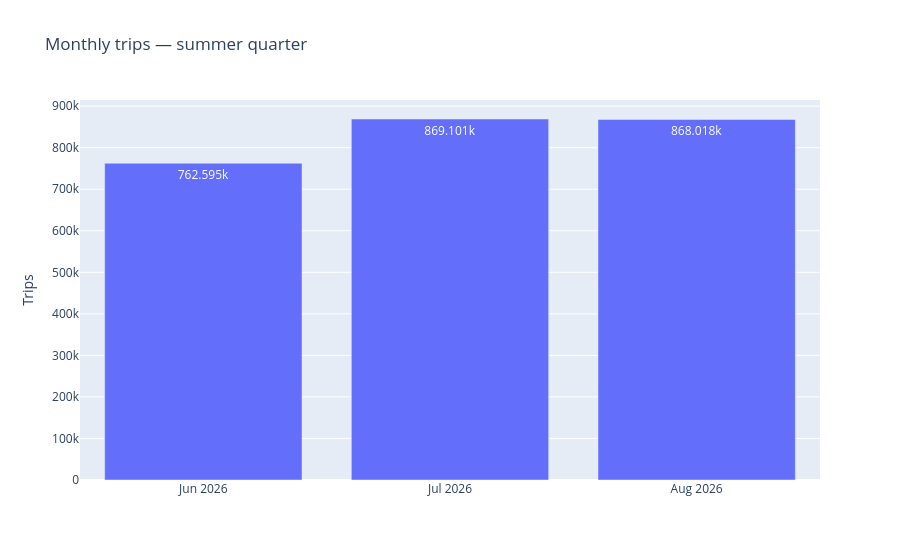

The cell this chart's notebook holds for it:
### Markdown cell above
## Q4 · Summer trend
Demand jumps ~14% from June to July, then holds steady through August — peak season is July/August.

### Code cell
q4 = con.execute("""
SELECT DATE_TRUNC('month',started_at)::DATE AS month, COUNT(*) AS trips
FROM trips WHERE ended_at>started_at GROUP BY 1 ORDER BY 1""").fetchdf()
q4

### Figure 1 — Plotly figure (JSON) as saved in the notebook; plotly's stock layout.template omitted (floating-point values rounded to 4 significant figures)
{"data": [{"alignmentgroup": "True", "hovertemplate": "=%{x}<br>Trips=%{y}<extra></extra>", "legendgroup": "", "marker": {"color": "#636efa", "pattern": {"shape": ""}}, "name": "", "offsetgroup": "", "orientation": "v", "showlegend": false, "textposition": "auto", "texttemplate": "%{y}", "type": "bar", "x": ["Jun 2026", "Jul 2026", "Aug 2026"], "xaxis": "x", "y": [762595, 869101, 868018], "yaxis": "y"}], "layout": {"barmode": "relative", "legend": {"tracegroupgap": 0}, "title": {"text": "Monthly trips — summer quarter"}, "xaxis": {"anchor": "y", "domain": [0.0, 1.0], "title": {"text": ""}}, "yaxis": {"anchor": "x", "domain": [0.0, 1.0], "title": {"text": "Trips"}}}}
